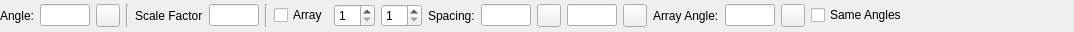
<?xml version="1.0" encoding="UTF-8"?>
<ui version="4.0">
 <class>LC_PasteTransformOptionsWidget</class>
 <widget class="QWidget" name="LC_PasteTransformOptionsWidget">
  <property name="geometry">
   <rect>
    <x>0</x>
    <y>0</y>
    <width>1074</width>
    <height>32</height>
   </rect>
  </property>
  <property name="windowTitle">
   <string>Form</string>
  </property>
  <layout class="QGridLayout" name="gridLayout">
   <property name="leftMargin">
    <number>0</number>
   </property>
   <property name="topMargin">
    <number>0</number>
   </property>
   <property name="rightMargin">
    <number>0</number>
   </property>
   <property name="bottomMargin">
    <number>0</number>
   </property>
   <item row="0" column="1">
    <widget class="QLineEdit" name="leAngle">
     <property name="sizePolicy">
      <sizepolicy hsizetype="Minimum" vsizetype="Fixed">
       <horstretch>0</horstretch>
       <verstretch>0</verstretch>
      </sizepolicy>
     </property>
     <property name="minimumSize">
      <size>
       <width>50</width>
       <height>0</height>
      </size>
     </property>
     <property name="maximumSize">
      <size>
       <width>50</width>
       <height>16777215</height>
      </size>
     </property>
     <property name="toolTip">
      <string>Rotation angle for pasted entities</string>
     </property>
    </widget>
   </item>
   <item row="0" column="7">
    <widget class="QCheckBox" name="cbArray">
     <property name="toolTip">
      <string>If checked, arrays of copies will be created on paste.</string>
     </property>
     <property name="text">
      <string>Array</string>
     </property>
    </widget>
   </item>
   <item row="0" column="13">
    <widget class="QLineEdit" name="leArraySpacingY">
     <property name="sizePolicy">
      <sizepolicy hsizetype="Minimum" vsizetype="Fixed">
       <horstretch>0</horstretch>
       <verstretch>0</verstretch>
      </sizepolicy>
     </property>
     <property name="minimumSize">
      <size>
       <width>50</width>
       <height>0</height>
      </size>
     </property>
     <property name="maximumSize">
      <size>
       <width>50</width>
       <height>16777215</height>
      </size>
     </property>
     <property name="toolTip">
      <string>Spacing between entities insertion points in rows. </string>
     </property>
    </widget>
   </item>
   <item row="0" column="0">
    <widget class="QLabel" name="label">
     <property name="text">
      <string>Angle:</string>
     </property>
    </widget>
   </item>
   <item row="0" column="10">
    <widget class="QLabel" name="label_3">
     <property name="text">
      <string>Spacing:</string>
     </property>
    </widget>
   </item>
   <item row="0" column="16">
    <widget class="QLineEdit" name="leArrayAngle">
     <property name="sizePolicy">
      <sizepolicy hsizetype="Minimum" vsizetype="Fixed">
       <horstretch>0</horstretch>
       <verstretch>0</verstretch>
      </sizepolicy>
     </property>
     <property name="minimumSize">
      <size>
       <width>50</width>
       <height>0</height>
      </size>
     </property>
     <property name="maximumSize">
      <size>
       <width>50</width>
       <height>16777215</height>
      </size>
     </property>
     <property name="toolTip">
      <string>Rotation angle for array.</string>
     </property>
    </widget>
   </item>
   <item row="0" column="12">
    <widget class="QToolButton" name="tbPickArraySpacingX">
     <property name="toolTip">
      <string>Pick array spacing by X from drawing</string>
     </property>
     <property name="text">
      <string/>
     </property>
     <property name="icon">
      <iconset resource="../../../../res/icons/icons.qrc">
       <normaloff>:/icons/interactive_pick_distance.lci</normaloff>:/icons/interactive_pick_distance.lci</iconset>
     </property>
    </widget>
   </item>
   <item row="0" column="19">
    <spacer name="horizontalSpacer">
     <property name="orientation">
      <enum>Qt::Orientation::Horizontal</enum>
     </property>
     <property name="sizeHint" stdset="0">
      <size>
       <width>0</width>
       <height>20</height>
      </size>
     </property>
    </spacer>
   </item>
   <item row="0" column="9">
    <widget class="QSpinBox" name="sbArrayY">
     <property name="toolTip">
      <string>Array rows number.</string>
     </property>
     <property name="minimum">
      <number>1</number>
     </property>
    </widget>
   </item>
   <item row="0" column="6">
    <widget class="Line" name="line_2">
     <property name="orientation">
      <enum>Qt::Orientation::Vertical</enum>
     </property>
    </widget>
   </item>
   <item row="0" column="5">
    <widget class="QLineEdit" name="leFactor">
     <property name="sizePolicy">
      <sizepolicy hsizetype="Minimum" vsizetype="Fixed">
       <horstretch>0</horstretch>
       <verstretch>0</verstretch>
      </sizepolicy>
     </property>
     <property name="minimumSize">
      <size>
       <width>50</width>
       <height>0</height>
      </size>
     </property>
     <property name="maximumSize">
      <size>
       <width>50</width>
       <height>16777215</height>
      </size>
     </property>
     <property name="toolTip">
      <string>Scale factor for pasted entities</string>
     </property>
    </widget>
   </item>
   <item row="0" column="4">
    <widget class="QLabel" name="label_2">
     <property name="text">
      <string>Scale Factor</string>
     </property>
    </widget>
   </item>
   <item row="0" column="14">
    <widget class="QToolButton" name="tbPickArraySpacingY">
     <property name="toolTip">
      <string>Pick array spacing by Y from drawing</string>
     </property>
     <property name="text">
      <string/>
     </property>
     <property name="icon">
      <iconset resource="../../../../res/icons/icons.qrc">
       <normaloff>:/icons/interactive_pick_distance.lci</normaloff>:/icons/interactive_pick_distance.lci</iconset>
     </property>
    </widget>
   </item>
   <item row="0" column="2">
    <widget class="QToolButton" name="tbPickAngle">
     <property name="toolTip">
      <string>Pick angle from drawing</string>
     </property>
     <property name="text">
      <string/>
     </property>
     <property name="icon">
      <iconset resource="../../../../res/icons/icons.qrc">
       <normaloff>:/icons/interactive_pick_angle.lci</normaloff>:/icons/interactive_pick_angle.lci</iconset>
     </property>
    </widget>
   </item>
   <item row="0" column="15">
    <widget class="QLabel" name="label_4">
     <property name="text">
      <string>Array Angle:</string>
     </property>
    </widget>
   </item>
   <item row="0" column="11">
    <widget class="QLineEdit" name="leArraySpacingX">
     <property name="sizePolicy">
      <sizepolicy hsizetype="Minimum" vsizetype="Fixed">
       <horstretch>0</horstretch>
       <verstretch>0</verstretch>
      </sizepolicy>
     </property>
     <property name="minimumSize">
      <size>
       <width>50</width>
       <height>0</height>
      </size>
     </property>
     <property name="maximumSize">
      <size>
       <width>50</width>
       <height>16777215</height>
      </size>
     </property>
     <property name="toolTip">
      <string>Spacing between insertion points of entities in columns.</string>
     </property>
    </widget>
   </item>
   <item row="0" column="18">
    <widget class="QCheckBox" name="cbSameAngles">
     <property name="toolTip">
      <string>If checked, the same rotation angle is used for each individual paste and whole array. Otherwise, different angles are used. </string>
     </property>
     <property name="text">
      <string>Same Angles</string>
     </property>
    </widget>
   </item>
   <item row="0" column="8">
    <widget class="QSpinBox" name="sbArrayX">
     <property name="toolTip">
      <string>Array columns number.</string>
     </property>
     <property name="minimum">
      <number>1</number>
     </property>
    </widget>
   </item>
   <item row="0" column="3">
    <widget class="Line" name="line">
     <property name="orientation">
      <enum>Qt::Orientation::Vertical</enum>
     </property>
    </widget>
   </item>
   <item row="0" column="17">
    <widget class="QToolButton" name="tbPickArrayAngle">
     <property name="toolTip">
      <string>Pick array angle from drawing</string>
     </property>
     <property name="text">
      <string/>
     </property>
     <property name="icon">
      <iconset resource="../../../../res/icons/icons.qrc">
       <normaloff>:/icons/interactive_pick_angle.lci</normaloff>:/icons/interactive_pick_angle.lci</iconset>
     </property>
    </widget>
   </item>
  </layout>
 </widget>
 <resources>
  <include location="../../../../res/icons/icons.qrc"/>
 </resources>
 <connections/>
</ui>
